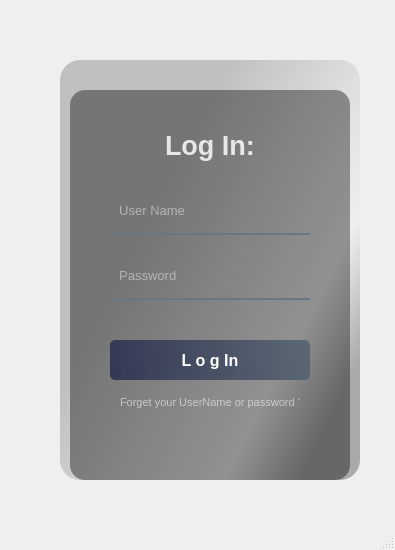
<?xml version="1.0" encoding="UTF-8"?>
<ui version="4.0">
 <class>MainWindow</class>
 <widget class="QMainWindow" name="MainWindow">
  <property name="geometry">
   <rect>
    <x>0</x>
    <y>0</y>
    <width>395</width>
    <height>550</height>
   </rect>
  </property>
  <property name="windowTitle">
   <string>MainWindow</string>
  </property>
  <widget class="QWidget" name="centralwidget">
   <widget class="QWidget" name="widget" native="true">
    <property name="geometry">
     <rect>
      <x>30</x>
      <y>30</y>
      <width>500</width>
      <height>600</height>
     </rect>
    </property>
    <property name="minimumSize">
     <size>
      <width>500</width>
      <height>0</height>
     </size>
    </property>
    <property name="styleSheet">
     <string notr="true">QPushButton#pushButton {
    background-color: qlineargradient(spread:pad, x1:0, y1:0.506582, x2:1, y2:0.477, stop:0 rgba(40, 47, 78, 219), stop:1 rgba(85, 98, 112, 226));
    color: rgb(255, 255, 255);
    border-radius: 5px;
}

QPushButton#pushButton:hover {
    background-color: qlineargradient(spread:pad, x1:0, y1:0.506582, x2:1, y2:0.477, stop:0 rgba(40, 67, 98, 219), stop:1 rgba(105, 118, 132, 225));
}

QPushButton#pushButton:pressed {
    padding-left: 5px;
    padding-top: 5px;
    background-color: rgba(105, 118, 132, 200);
}
</string>
    </property>
    <widget class="QLabel" name="label">
     <property name="geometry">
      <rect>
       <x>30</x>
       <y>30</y>
       <width>300</width>
       <height>420</height>
      </rect>
     </property>
     <property name="styleSheet">
      <string notr="true">border-image :url(:/login/samuel-girven-VJ2s0c20qCo-unsplash.jpg);
border-radius:20px;</string>
     </property>
     <property name="text">
      <string/>
     </property>
    </widget>
    <widget class="QLabel" name="label_2">
     <property name="geometry">
      <rect>
       <x>30</x>
       <y>30</y>
       <width>300</width>
       <height>420</height>
      </rect>
     </property>
     <property name="styleSheet">
      <string notr="true">background-color: qlineargradient(spread:pad, x1:0, y1:0, x2:1, y2:0.715099, stop:0 rgba(0, 0, 0, 50), stop:0.375 rgba(0, 0, 0, 50), stop:0.835227 rgba(0, 0, 0, 0), stop:1 rgba(0, 0, 0, 75));
border-radius: 20px;

</string>
     </property>
     <property name="text">
      <string/>
     </property>
    </widget>
    <widget class="QLabel" name="label_3">
     <property name="geometry">
      <rect>
       <x>40</x>
       <y>60</y>
       <width>280</width>
       <height>390</height>
      </rect>
     </property>
     <property name="styleSheet">
      <string notr="true">background-color:rgba(0,0,0,100);
border-radius:15px;</string>
     </property>
     <property name="text">
      <string/>
     </property>
    </widget>
    <widget class="QLabel" name="label_4">
     <property name="geometry">
      <rect>
       <x>135</x>
       <y>95</y>
       <width>90</width>
       <height>40</height>
      </rect>
     </property>
     <property name="font">
      <font>
       <pointsize>20</pointsize>
       <bold>true</bold>
      </font>
     </property>
     <property name="styleSheet">
      <string notr="true">color:rgba(255,255,255,210);</string>
     </property>
     <property name="text">
      <string>Log In:</string>
     </property>
    </widget>
    <widget class="QLineEdit" name="lineEdit">
     <property name="geometry">
      <rect>
       <x>80</x>
       <y>165</y>
       <width>200</width>
       <height>40</height>
      </rect>
     </property>
     <property name="font">
      <font>
       <pointsize>10</pointsize>
      </font>
     </property>
     <property name="styleSheet">
      <string notr="true">background-color:rgba(0,0,0,0);
border:none;
border-bottom:2px solid rgba(105,118,132,255);
color :rgba(255,255,255,230);
padding-bottom:7px;</string>
     </property>
     <property name="placeholderText">
      <string>  User Name</string>
     </property>
    </widget>
    <widget class="QLineEdit" name="lineEdit_2">
     <property name="geometry">
      <rect>
       <x>80</x>
       <y>230</y>
       <width>200</width>
       <height>40</height>
      </rect>
     </property>
     <property name="font">
      <font>
       <pointsize>10</pointsize>
      </font>
     </property>
     <property name="styleSheet">
      <string notr="true">background-color:rgba(0,0,0,0);
border:none;
border-bottom:2px solid rgba(105,118,132,255);
color :rgba(255,255,255,230);
padding-bottom:7px;</string>
     </property>
     <property name="echoMode">
      <enum>QLineEdit::Password</enum>
     </property>
     <property name="placeholderText">
      <string>  Password</string>
     </property>
    </widget>
    <widget class="QPushButton" name="pushButton">
     <property name="geometry">
      <rect>
       <x>80</x>
       <y>310</y>
       <width>200</width>
       <height>40</height>
      </rect>
     </property>
     <property name="font">
      <font>
       <pointsize>12</pointsize>
       <bold>true</bold>
      </font>
     </property>
     <property name="text">
      <string>L o g In</string>
     </property>
    </widget>
    <widget class="QLabel" name="label_5">
     <property name="geometry">
      <rect>
       <x>90</x>
       <y>360</y>
       <width>180</width>
       <height>25</height>
      </rect>
     </property>
     <property name="font">
      <font>
       <pointsize>8</pointsize>
      </font>
     </property>
     <property name="styleSheet">
      <string notr="true">color:rgba(255,255,255,140);</string>
     </property>
     <property name="text">
      <string>Forget your UserName or password ?</string>
     </property>
    </widget>
   </widget>
  </widget>
  <widget class="QMenuBar" name="menubar">
   <property name="geometry">
    <rect>
     <x>0</x>
     <y>0</y>
     <width>395</width>
     <height>26</height>
    </rect>
   </property>
  </widget>
  <widget class="QStatusBar" name="statusbar"/>
 </widget>
 <resources/>
 <connections/>
</ui>
